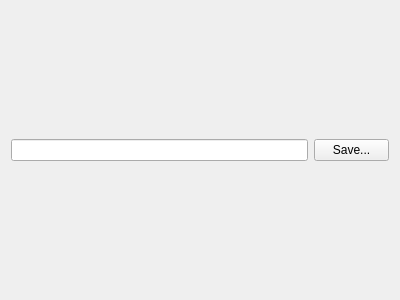
<?xml version="1.0" encoding="UTF-8"?>
<ui version="4.0">
 <class>LoadBackupWizardPageSaveIdentity</class>
 <widget class="QWizardPage" name="LoadBackupWizardPageSaveIdentity">
  <property name="geometry">
   <rect>
    <x>0</x>
    <y>0</y>
    <width>400</width>
    <height>300</height>
   </rect>
  </property>
  <property name="windowTitle">
   <string>WizardPage</string>
  </property>
  <property name="title">
   <string>Saving your client configuration</string>
  </property>
  <property name="subTitle">
   <string>Pick where to save the client configuration generated from your identity backup.</string>
  </property>
  <layout class="QGridLayout" name="gridLayout">
   <item row="0" column="0">
    <widget class="QLineEdit" name="edtFilename">
     <property name="readOnly">
      <bool>true</bool>
     </property>
    </widget>
   </item>
   <item row="0" column="1">
    <widget class="QPushButton" name="btnPickSave">
     <property name="maximumSize">
      <size>
       <width>75</width>
       <height>16777215</height>
      </size>
     </property>
     <property name="text">
      <string>Save...</string>
     </property>
    </widget>
   </item>
  </layout>
 </widget>
 <resources/>
 <connections/>
</ui>
